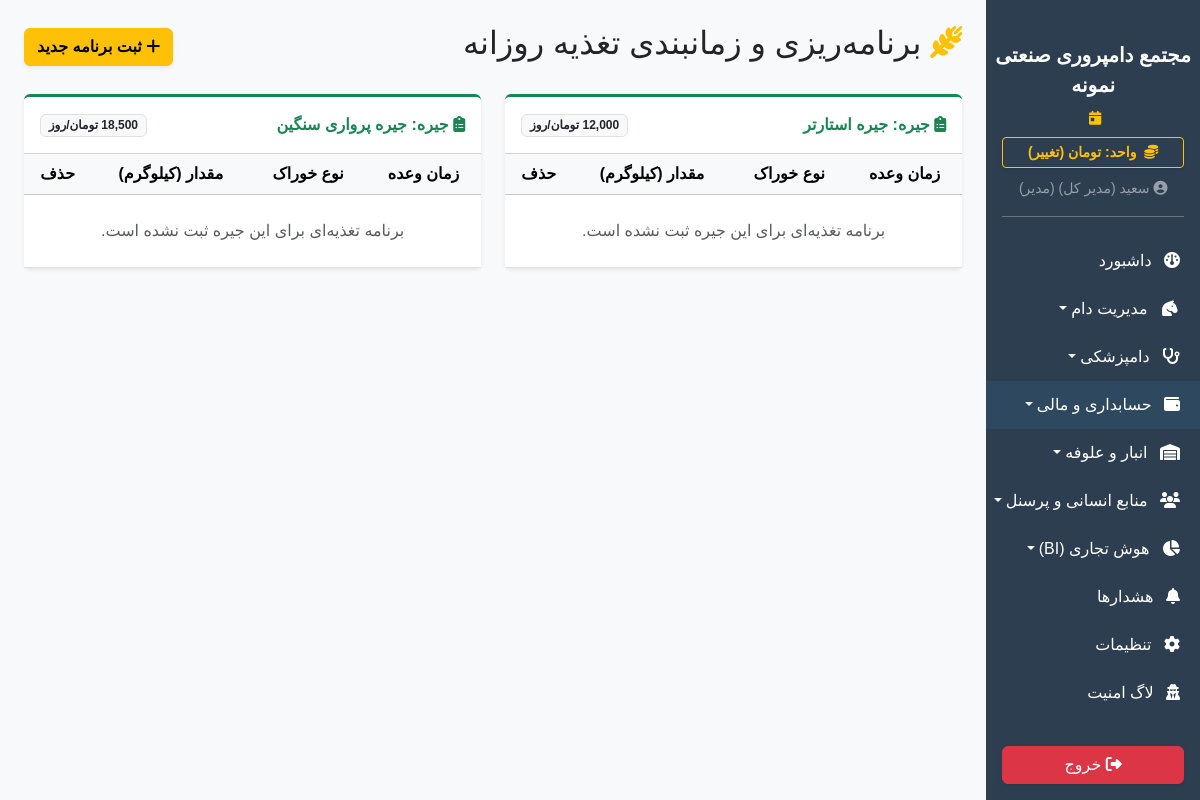
Screenshot of /feeding_schedule (signed in) with the database file from the repository.
### app/models.py (models this page shows)
class SystemSetting(db.Model):
    id = db.Column(db.Integer, primary_key=True)
    key = db.Column(db.String(50), unique=True, nullable=False)
    value = db.Column(db.String(255), nullable=False)
    description = db.Column(db.String(255), nullable=True)

class User(UserMixin, db.Model):
    id = db.Column(db.Integer, primary_key=True)
    username = db.Column(db.String(50), unique=True, nullable=False)
    password_hash = db.Column(db.String(255), nullable=False)
    name = db.Column(db.String(100), nullable=False)
    role = db.Column(db.String(20), default='کارگر') # مدیر، دامپزشک، حسابدار، کارگر
    can_view_livestock = db.Column(db.Boolean, default=False)
    can_view_finance = db.Column(db.Boolean, default=False)
    can_view_inventory = db.Column(db.Boolean, default=False)
    can_view_hr = db.Column(db.Boolean, default=False)
    can_view_reports = db.Column(db.Boolean, default=False)
    can_view_settings = db.Column(db.Boolean, default=False)

class FeedRation(db.Model):
    id = db.Column(db.Integer, primary_key=True)
    name = db.Column(db.String(100), nullable=False)
    daily_cost = db.Column(Numeric(18, 2), default=0.0)
    description = db.Column(db.String(255), nullable=True)
    schedules = db.relationship('FeedingSchedule', backref='ration', lazy=True, cascade="all, delete-orphan")

### app/blueprints/dashboard.py (the view)
@dashboard_bp.route('/feeding_schedule')
def feeding_schedule():
    from app.models import FeedRation
    return render_template('dashboard/feeding.html', rations=FeedRation.query.all())

### app/__init__.py (called while the page is built)
def get_system_setting(key, default):
    from app.models import SystemSetting
    s = SystemSetting.query.filter_by(key=key).first()
    return s.value if s else default

### app/blueprints/dashboard.py (called while the page is built)
@dashboard_bp.app_context_processor
def inject_settings():
    try:
        all_settings = {s.key: s.value for s in SystemSetting.query.all()}
    except:
        all_settings = {}
    return dict(system_settings=all_settings)

### app/templates/dashboard/feeding.html (shortened to what this page needs)
{% extends 'base.html' %}
{% block content %}
<div class="d-flex justify-content-between align-items-center mb-4">
    <h2><i class="fa-solid fa-wheat-awn text-warning"></i> برنامه‌ریزی و زمانبندی تغذیه روزانه</h2>
    <button class="btn btn-warning shadow-sm fw-bold" data-bs-toggle="modal" data-bs-target="#addScheduleModal"><i class="fa-solid fa-plus"></i> ثبت برنامه جدید</button>
</div>
<div class="row g-4">
    {% for ration in rations %}
    <div class="col-lg-6">
        <div class="card shadow-sm border-0 h-100 border-top border-success border-3">
            <div class="card-header bg-white fw-bold py-3 d-flex justify-content-between align-items-center">
                <span class="text-success"><i class="fa-solid fa-clipboard-list"></i> جیره: {{ ration.name }}</span>
                <span class="badge bg-light text-dark border">{{ "{:,.0f}".format(ration.daily_cost) }} تومان/روز</span>
            </div>
            <div class="card-body p-0">
                <div class="table-responsive">
                    <table class="table table-hover align-middle text-center mb-0">
                        <thead class="table-light"><tr><th>زمان وعده</th><th>نوع خوراک</th><th>مقدار (کیلوگرم)</th><th>حذف</th></tr></thead>
                        <tbody>
                            {% for schedule in ration.schedules %}
                            <tr>
                                <td class="fw-bold
                                    {% if schedule.time_of_day == 'صبح' %}text-primary
                                    {% elif schedule.time_of_day == 'ظهر' %}text-warning text-dark
                                    {% else %}text-secondary{% endif %}">
                                    <i class="fa-solid fa-clock"></i> {{ schedule.time_of_day }}
                                </td>
                                <td class="fw-bold">{{ schedule.feed_type }}</td>
                                <td class="text-success fw-bold">{{ schedule.amount_kg }} kg</td>
                                <td><a href="{{ url_for('dashboard.delete_setting', type='schedule', id=schedule.id) }}" class="btn btn-sm btn-outline-danger" onclick="return confirm('حذف شود؟')"><i class="fa-solid fa-trash"></i></a></td>
                            </tr>
                            {% else %}
                            <tr><td colspan="4" class="text-muted py-4">برنامه تغذیه‌ای برای این جیره ثبت نشده است.</td></tr>
                            {% endfor %}
                        </tbody>
                    </table>
                </div>
            </div>
        </div>
    </div>
    {% else %}
    <div class="col-12"><div class="alert alert-warning text-center">ابتدا باید در بخش تنظیمات، یک جیره غذایی تعریف کنید.</div></div>
    {% endfor %}
</div>
{% endblock %}

### app/templates/base.html (shortened to what this page needs)
<!DOCTYPE html>
<html lang="fa" dir="rtl">
<head>
    <link href="https://cdn.jsdelivr.net/gh/rastikerdar/vazirmatn@v33.003/Vazirmatn-font-face.css" rel="stylesheet">
    <link rel="stylesheet" href="https://unpkg.com/persian-datepicker@1.2.0/dist/css/persian-datepicker.min.css">
    <link rel="stylesheet" href="https://cdn.jsdelivr.net/npm/bootstrap@5.3.2/dist/css/bootstrap.rtl.min.css">
    <link rel="stylesheet" href="https://cdnjs.cloudflare.com/ajax/libs/font-awesome/6.4.2/css/all.min.css">
    <link rel="stylesheet" href="{{ url_for('static', filename='css/style.css') }}">
</head>
<body>
    <div class="d-flex" id="wrapper">
        <div class="sidebar-bg d-flex flex-column" id="sidebar-wrapper">
            <div class="sidebar-heading text-center pt-3 pb-2 text-white">
                <div class="fs-5 fw-bold">{{ system_settings.get('farm_name', 'دامداری من') }}</div>
            </div>
            <div class="text-center text-warning small mb-2 px-3">
                <i class="fa-solid fa-calendar-day me-1"></i>
            </div>
            <div class="px-3 mb-2">
                <a href="{{ url_for('dashboard.toggle_currency') }}" class="btn btn-sm btn-outline-warning w-100 fw-bold shadow-sm">
                    <i class="fa-solid fa-coins me-1"></i> واحد: {{ get_system_currency_from_settings() }} (تغییر)
                </a>
            </div>
            <div class="text-center text-white-50 mb-3 pb-3 border-bottom border-secondary mx-3">
                <small><i class="fa-solid fa-circle-user"></i> {% if current_user.is_authenticated %}{{ current_user.name }} ({{ current_user.role }}){% endif %}</small>
            </div>
            <div class="list-group list-group-flush my-1" id="sidebar-accordion" style="overflow-y: auto;">
                <a href="{{ url_for('dashboard.index') }}" class="list-group-item list-group-item-action bg-transparent text-white "><i class="fa-solid fa-gauge me-2"></i> داشبورد</a>
                {% if current_user.is_authenticated %}
                    {% if current_user.can_view_livestock %}
                    <a href="#livestockSubmenu" data-bs-toggle="collapse" class="list-group-item list-group-item-action bg-transparent text-white dropdown-toggle {% if request.blueprint == 'livestock' %}active-sidebar-link{% endif %}"><i class="fa-solid fa-horse-head me-2"></i> مدیریت دام</a>
                    {% if current_user.role in ['مدیر', 'دامپزشک'] %}
                    <a href="#vetSubmenu" data-bs-toggle="collapse" class="list-group-item list-group-item-action bg-transparent text-white dropdown-toggle"><i class="fa-solid fa-stethoscope me-2"></i> دامپزشکی</a>
                    {% endif %}
                    {% endif %}
                    {% if current_user.can_view_finance %}
                    <a href="#financeSubmenu" data-bs-toggle="collapse" class="list-group-item list-group-item-action bg-transparent text-white dropdown-toggle finance-menu-item " ><i class="fa-solid fa-wallet me-2"></i> حسابداری و مالی</a>
                    {% endif %}
                    {% if current_user.can_view_inventory or current_user.role == 'مدیر' %}
                    <a href="#inventorySubmenu" data-bs-toggle="collapse" class="list-group-item list-group-item-action bg-transparent text-white dropdown-toggle {% if request.blueprint == 'inventory' %}active-sidebar-link{% endif %}"><i class="fa-solid fa-warehouse me-2"></i> انبار و علوفه</a>
                    {% endif %}
                    {% if current_user.can_view_hr or current_user.role == 'مدیر' %}
                    <a href="#hrSubmenu" data-bs-toggle="collapse" class="list-group-item list-group-item-action bg-transparent text-white dropdown-toggle {% if request.blueprint == 'hr' %}active-sidebar-link{% endif %}"><i class="fa-solid fa-users me-2"></i> منابع انسانی و پرسنل</a>
                    {% endif %}
                    {% if current_user.can_view_reports or current_user.role == 'مدیر' %}
                    <a href="#biSubmenu" data-bs-toggle="collapse" class="list-group-item list-group-item-action bg-transparent text-white dropdown-toggle {% if request.blueprint == 'reports' %}active-sidebar-link{% endif %}"><i class="fa-solid fa-chart-pie me-2"></i> هوش تجاری (BI)</a>
                    {% endif %}
                    {% if current_user.role != 'کارگر' %}
                    <a href="{{ url_for('dashboard.warnings') }}" class="list-group-item list-group-item-action bg-transparent text-white">
                    <i class="fa-solid fa-bell me-2"></i> هشدارها
                    </a>
                    {% endif %}
                    {% if current_user.can_view_settings or current_user.role == 'مدیر' %}
                    <a href="{{ url_for('dashboard.settings') }}" class="list-group-item list-group-item-action bg-transparent text-white"><i class="fa-solid fa-gear me-2"></i> تنظیمات</a>
                    {% endif %}
                    <a href="{{ url_for('dashboard.audit_logs') }}" class="list-group-item list-group-item-action bg-transparent text-white"><i class="fa-solid fa-user-secret me-2"></i> لاگ امنیت </a>
                    {% endif %}
            </div>
            <div class="mt-auto p-3 w-100">
                <a href="{{ url_for('auth.logout') }}" class="btn btn-danger w-100 shadow-sm"><i class="fa-solid fa-right-from-bracket"></i> خروج</a>
            </div>
        </div>
        <div id="page-content-wrapper" class="w-100 bg-light" style="overflow-x: hidden;">
            <div class="container-fluid p-4">{% block content %}{% endblock %}</div>
        </div>
    </div>
</body>
</html>

### app/static/css/style.css (style rules this page uses)
body { font-family: 'Vazirmatn', sans-serif !important; background-color: #f8f9fa; }
#sidebar-wrapper { height: 100vh; position: sticky; top: 0; overflow-y: auto; width: 260px; background-color: #2c3e50; transition: margin .3s ease-out, transform .3s ease-out; }
#sidebar-wrapper .list-group-item { border: none; padding: 12px 20px; transition: all 0.3s; }
#page-content-wrapper { min-width: 0; width: 100%; }
.table-responsive { overflow-x: auto; overflow-y: visible !important; }

### app/templates/base.html (style rules this page uses)
.finance-menu-item { background-color: rgba(52, 152, 219, 0.1) !important; border-bottom: 1px solid rgba(255,255,255,0.05); }

### rows the page displays
SystemSetting: get "مجتمع دامپروری صنعتی نمونه"
SystemSetting: value "تومان"
User: name "سعید (مدیر کل)", role "مدیر"
FeedRation: name "جیره استارتر", daily_cost "12,000"
FeedRation: name "جیره پرواری سنگین", daily_cost "18,500"
